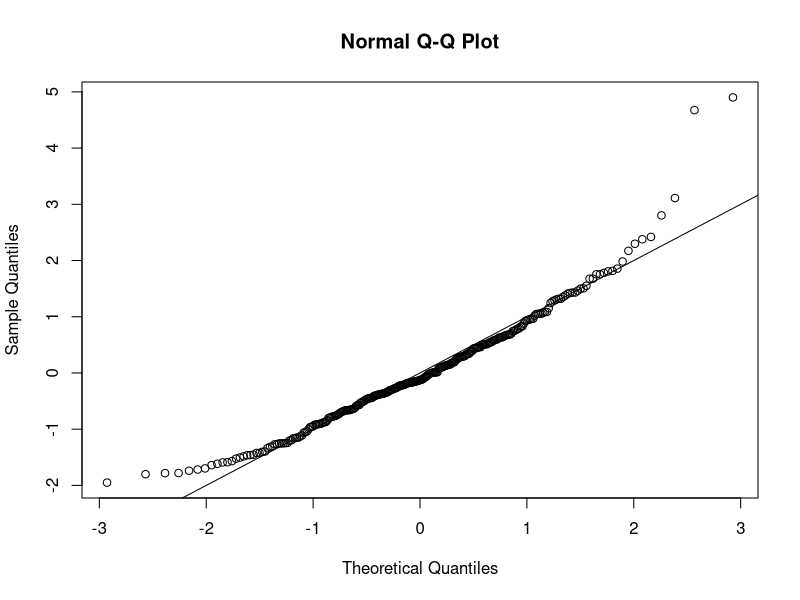
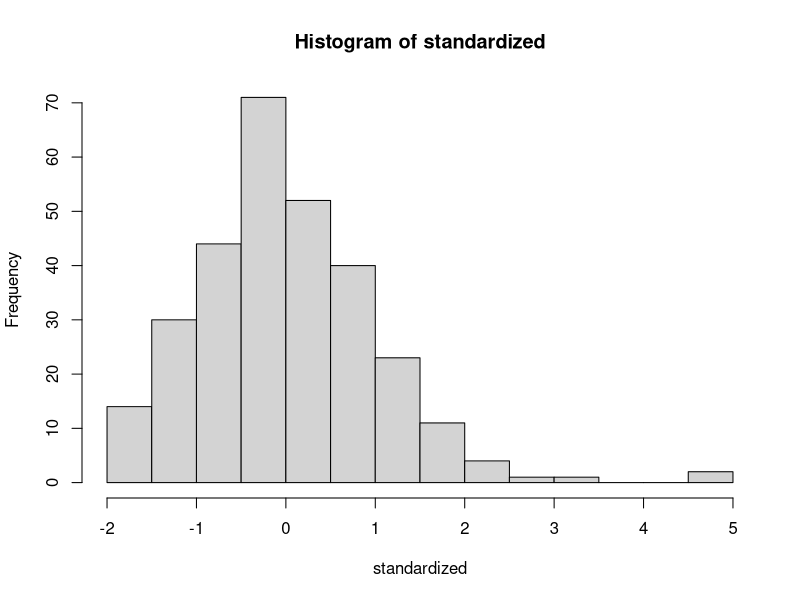
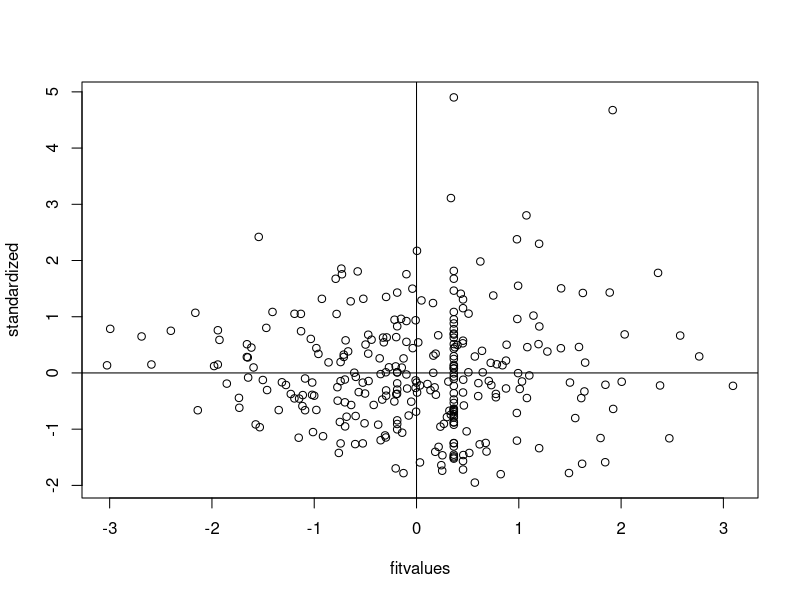

Here is the R script that generated these plots, in order:
setwd("E:/GA/Scales")
master = read.csv("Meaning_Scales_NoM_RR_RN_Paper.csv")
summary(master)

##Reverse Code. Not needed.

####DATA SCREENING####

##Missing Data##
library(mice)
percentmiss = function(x){ sum(is.na(x))/length(x) *100 }

##Going by rows ONLY
##here I excluded the first two columns because they were 
##included for everyone as IDs, so I don't want to count that
##as part of the percent toward what they did
notypos = master
missing = apply(notypos[ , 3:16], 1, percentmiss) 
table(missing)


##replace only the data that you should
replacepeople = notypos[ missing <= 5 , ]  
dontpeople = notypos[ missing > 5 , ]

##figure out the columns to exclude (survey data)
apply(replacepeople, 2, percentmiss)
replacecolumn = replacepeople[ , -c(1,2,17)]
dontcolumn = replacepeople[ , c(1,2,17)]

nomiss = replacepeople

##Outliers##
mahal = mahalanobis(nomiss[ , -c(1,2,17)], 
                    colMeans(nomiss[ , -c(1,2,17)], na.rm = TRUE),
                    cov(nomiss[ , -c(1,2,17)], use="pairwise.complete.obs"))
mahal
summary(mahal)
cutoff = qchisq(.999,ncol(nomiss[ , -c(1,2,17)])) 
summary(mahal < cutoff)
noout = nomiss[ mahal < cutoff, ]

##additivity: correlations
correlations = cor(noout[,-c(1,2,17)], use="pairwise.complete.obs")
symnum(correlations)

##make the random stuff
random = rchisq(nrow(noout), 7)
##be sure here not to include the ID columns!
fake = lm(random~., data=noout[ , -c(1,2,17)])

##get the linearity plot
##create the standardized residuals
standardized = rstudent(fake)
qqnorm(standardized)
abline(0,1)

##multivariate normality
hist(standardized, breaks=15)

##homogeneity and homoscedaticity
fitvalues = scale(fake$fitted.values)
plot(fitvalues, standardized) 
abline(0,0)
abline(v = 0)

##Scoring
##Not enough questions on this one to justify all the scales
##Summed the questions that were avalible

NoM <- rowSums(noout[, c(3:16)])
NoM

